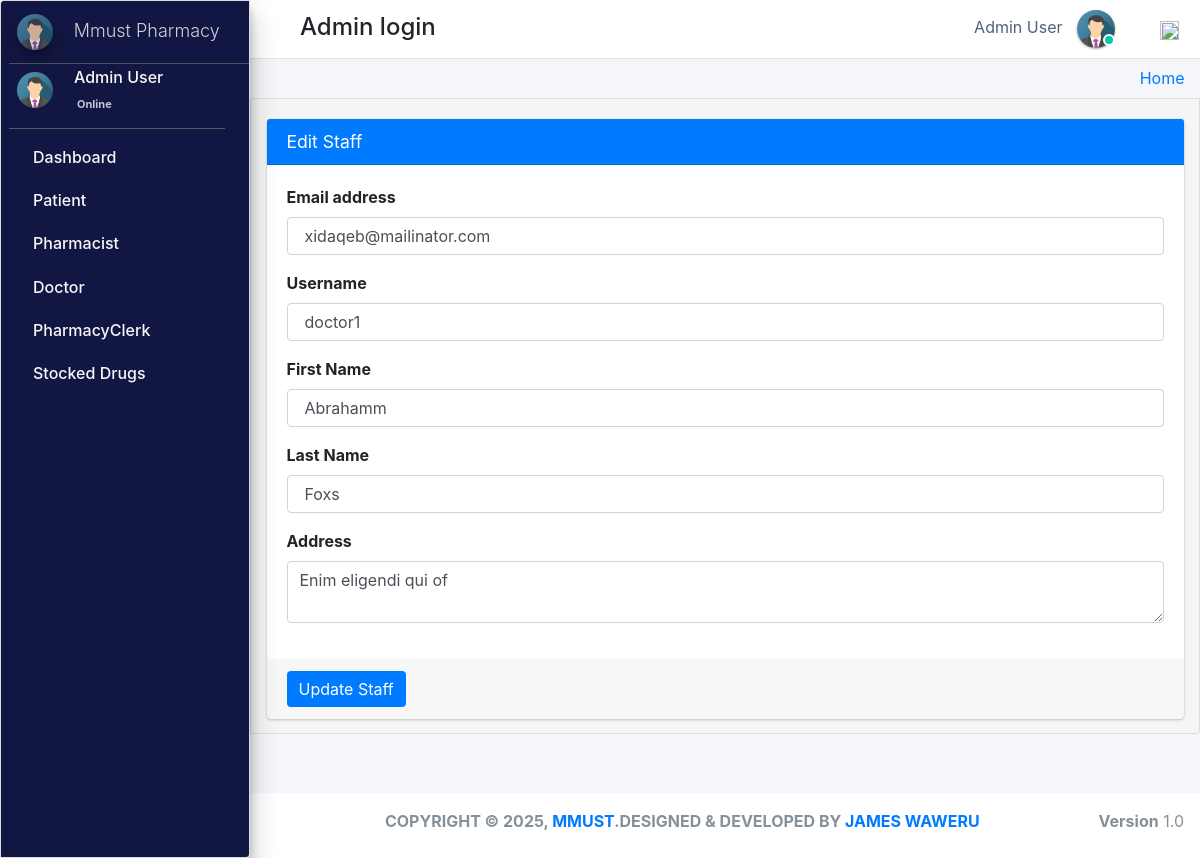
/admin_user/edit_doctor/4/ (signed in), run on an earlier commit of the app's database.
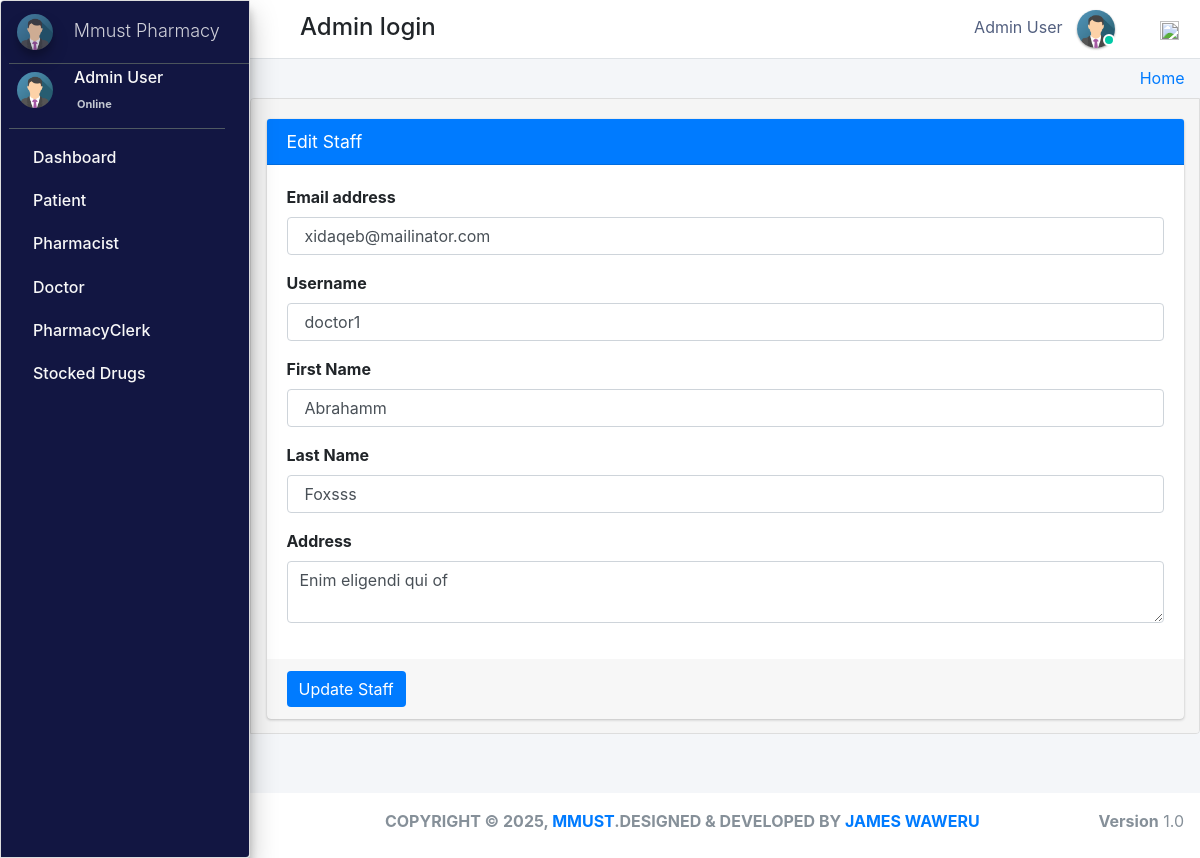
And on a later commit of the database.
### pharmacy/models.py (models this page shows, shortened)
class Doctor(models.Model):
    gender_category=(
        ('Male','Male'),
        ('Female','Female'),
    )
    admin = models.OneToOneField(CustomUser,null=True, on_delete = models.CASCADE)
    emp_no=models.CharField(max_length=100,null=True,blank=True)
    age= models.IntegerField(default='0', blank=True, null=True)
    gender=models.CharField(max_length=100,null=True,choices=gender_category)
    mobile=models.CharField(max_length=10,null=True,blank=True)
    address=models.CharField(max_length=300,null=True,blank=True)
    profile_pic=models.ImageField(default="doctor.png",null=True,blank=True)
    created_at = models.DateTimeField(auto_now_add=True)
    updated_at = models.DateTimeField(auto_now=True)
    objects = models.Manager()

class CustomUser(AbstractUser):
    user_type_data = ((1, "AdminHOD"), (2, "Pharmacist"), (3, "Doctor"), (4, "PharmacyClerk"),(5, "Patients"))
    user_type = models.CharField(default=1, choices=user_type_data, max_length=10)

### pharmacy/HODViews.py (the view, shortened to what this page needs)
# urls.py: path('admin_user/edit_doctor/<doctor_id>/', HODViews.edit_doctor, name="edit_doctor"),
def edit_doctor(request,doctor_id):
    staff = Doctor.objects.get(admin=doctor_id)
    context = {
        "staff": staff,
        "title":"Edit Doctor"
    }
    return render(request, "hod_templates/edit_doctor.html", context)

### pharmacy/LoginCheckMiddleWare.py (called while the page is built)
    def process_view(self, request, view_func, view_args, view_kwargs):
        modulename = view_func.__module__
        user = request.user
        if user.is_authenticated:
            user_type = user.user_type
            allowed_modules = ["pharmacy.views", "django.views.static"]
            if user_type in self.USER_TYPE_VIEWS:
                allowed_modules.append(self.USER_TYPE_VIEWS[user_type][0])
                redirect_view = self.USER_TYPE_VIEWS[user_type][1] if len(self.USER_TYPE_VIEWS[user_type]) > 1 else None
                if modulename not in allowed_modules and redirect_view:
                    return redirect(redirect_view)
            else:
                return redirect("login")
        elif request.path != reverse("login"):
            return redirect("login")
        return None

### pharmacy/templates/hod_templates/edit_doctor.html (shortened to what this page needs)
{% extends 'hod_templates/base_template.html'%} {% block main_content %}
<section class="content">
    <div class="container-fluid">
        <div class="row">
            <div class="col-md-12">
                <div class="card card-primary">
                    <div class="card-header">
                        <h3 class="card-title">Edit Staff</h3>
                    </div>
                    <form role="form" method="POST" action="">
                        <div class="card-body">
                            <div class="form-group">
                                <label>Email address</label>
                                <input type="email" class="form-control" name="email" value="{{ staff.admin.email }}">
                            </div>
                            <div class="form-group">
                                <label>Username</label>
                                <input type="text" class="form-control" name="username" value="{{ staff.admin.username }}">
                            </div>
                            <div class="form-group">
                                <label>First Name</label>
                                <input type="text" class="form-control" name="first_name" value="{{ staff.admin.first_name }}">
                            </div>
                            <div class="form-group">
                                <label>Last Name</label>
                                <input type="text" class="form-control" name="last_name" value="{{ staff.admin.last_name }}">
                            </div>
                            <div class="form-group">
                                <label>Address</label>
                                <textarea class="form-control" name="address">{{ staff.address }}</textarea>
                            </div>
                        </div>
                        <div class="card-footer">
                            <button type="submit" class="btn btn-primary">Update Staff</button>
                        </div>
                    </form>
                </div>
            </div>
        </div>
    </div>
</section>
{% endblock %}

What changed in the data, as far as the page shows it:
changed Doctor "Enim eligendi qui of": last_name "Foxs" → "Foxsss"
